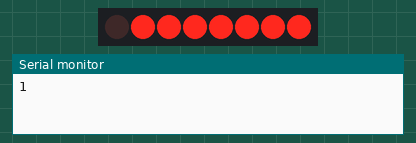
This sketch was run on a simulated Arduino Uno, built with avr-gcc and run on an emulated ATmega328P. Shown: 8 port-expander outputs drawn as a row of LEDs (first output left, lit = HIGH), the last lines printed to the serial monitor. Wiring (inferred from the names in the program): PCF8574 port expander at I2C address 0x38. Wiring (inferred from the signals the program sends): row of LEDs: on Q0, Q1, Q2, Q3, Q4, Q5, Q6, Q7.

Above: at 0.05 s.
At 0.45 s:
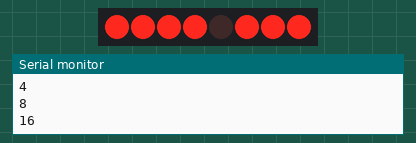
At 0.75 s:
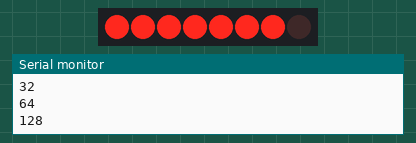
At 1.55 s:
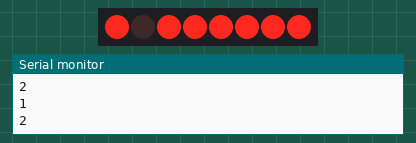
At 2.36 s:
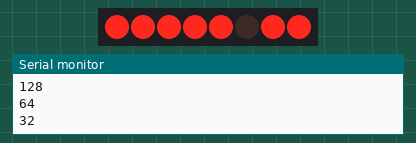
At 3.16 s:
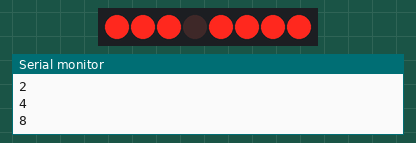
Timing chart, 0 to 3.5 s (numbered marks = the images above):
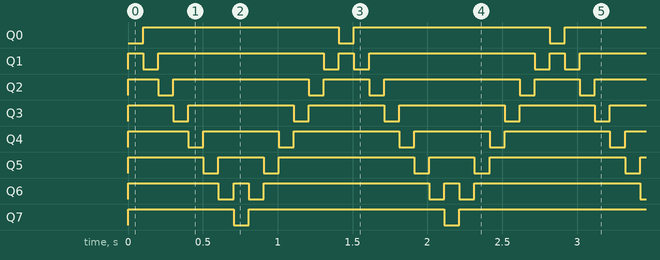

Measured:
- by itself, Q0: alternates HIGH for 1.3 s and LOW for 0.10 s
- by itself, Q1: repeats every 1.4 s: LOW 0.10 s, HIGH 1.1 s, LOW 0.10 s, HIGH 0.10 s
- by itself, Q2: repeats every 1.4 s: LOW 0.10 s, HIGH 0.91 s, LOW 0.10 s, HIGH 0.30 s
- by itself, Q3: repeats every 1.4 s: LOW 0.10 s, HIGH 0.70 s, LOW 0.10 s, HIGH 0.50 s
- by itself, Q4: repeats every 1.4 s: LOW 0.10 s, HIGH 0.50 s, LOW 0.10 s, HIGH 0.70 s
- by itself, Q5: repeats every 1.4 s: LOW 0.10 s, HIGH 0.30 s, LOW 0.10 s, HIGH 0.91 s
- by itself, Q6: repeats every 1.4 s: LOW 0.10 s, HIGH 0.10 s, LOW 0.10 s, HIGH 1.1 s
- by itself, Q7: repeats every 1.4 s: LOW 0.10 s, HIGH 1.3 s

The sketch:

PCF8574_READ_04.ino
```cpp
#include <Wire.h>
int t = 100;
int x=1;
int bus = 56;
//---------------------------
void setup()
{
  Wire.begin();
  Serial.begin(9600);
}
//---------------------------
void loop()
{
    for (x = 1; x < 129; x=x<<1)
    {
      // Se PCF8574A mude 38 para 56
      Wire.beginTransmission(bus);                   // Begin the transmission to PCF8574
      Wire.write(0);                                  // Zera as portas
      Wire.endTransmission();                         // End the Transmission
      Wire.beginTransmission(bus);                   // Begin the transmission to PCF8574
      Wire.write(x);                               // Liga todas portas
      Wire.endTransmission();                         // End the Transmission
      Serial.println(x);
      delay(t);                                    // Delay 1 seg
    }
     for (x = 64; x > 1; x=x>>1)
    {
      // Se PCF8574A mude 38 para 20
      Wire.beginTransmission(bus);                   // Begin the transmission to PCF8574
      Wire.write(0);                                  // Zera as portas
      Wire.endTransmission();                         // End the Transmission
      Wire.beginTransmission(bus);                   // Begin the transmission to PCF8574
      Wire.write(x);                               // Liga todas portas
      Wire.endTransmission();                         // End the Transmission
      Serial.println(x);
      delay(t);                                    // Delay 1 seg
    }

}
```
